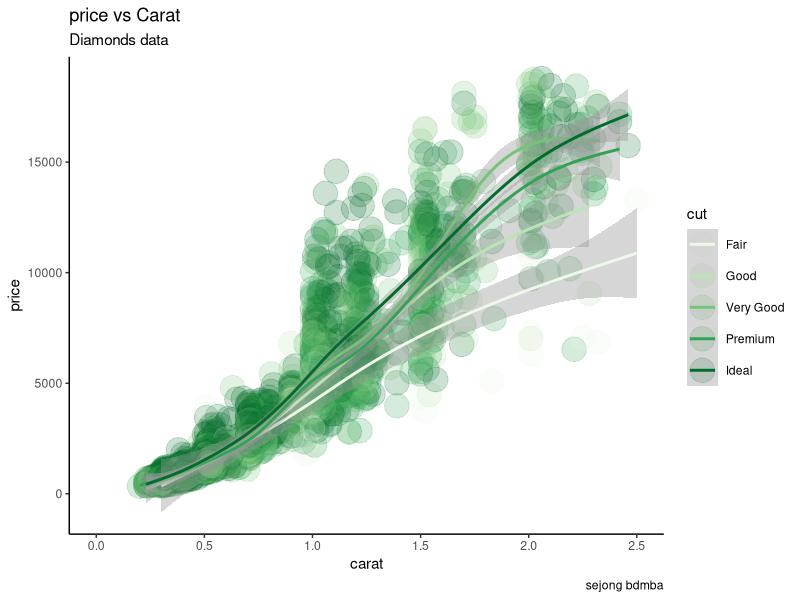
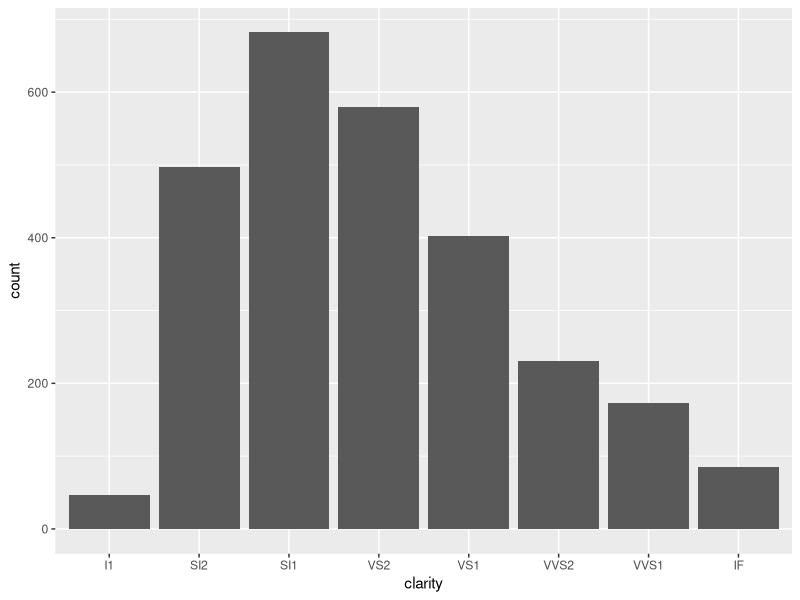
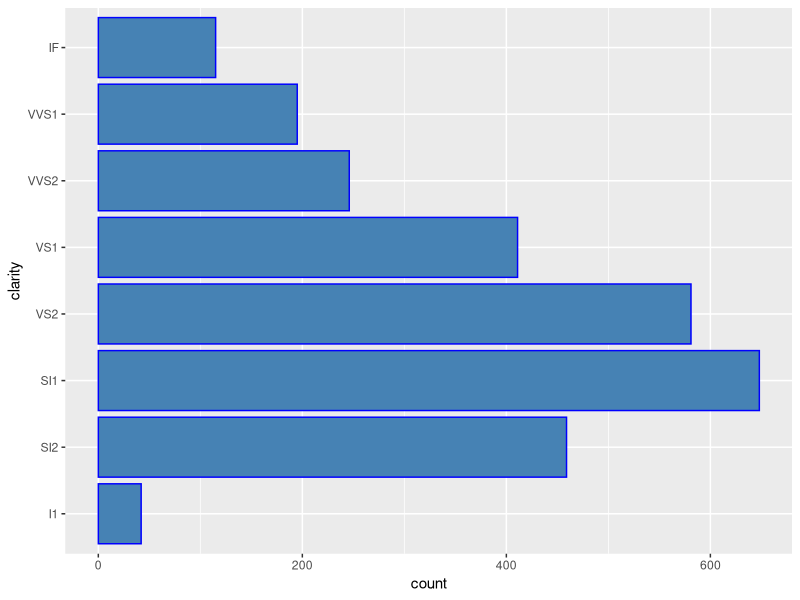
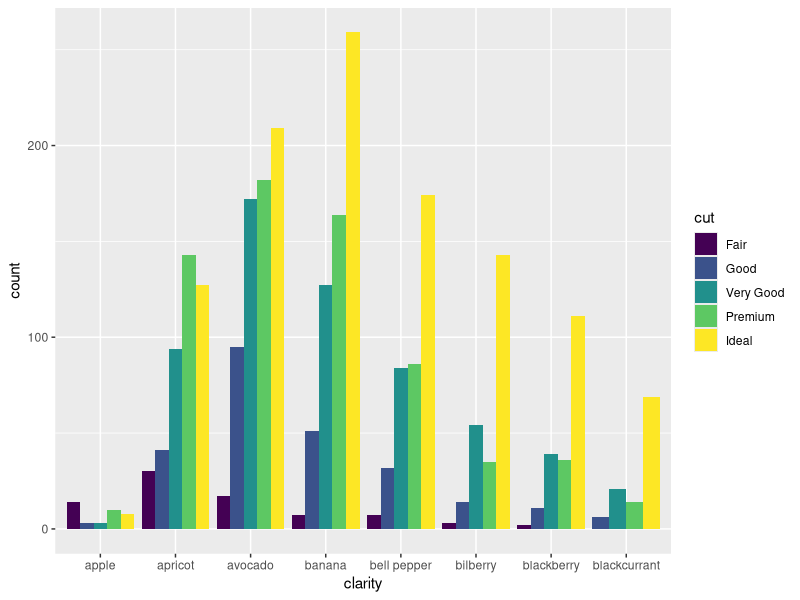
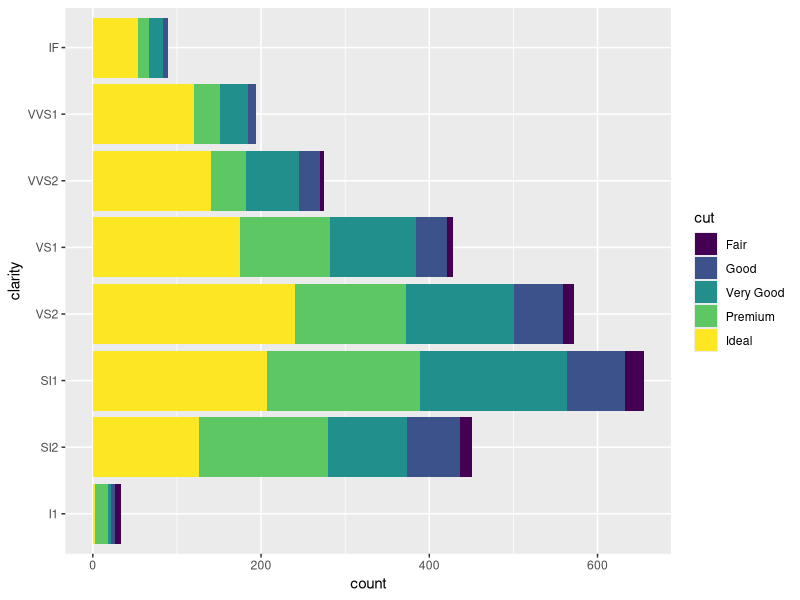
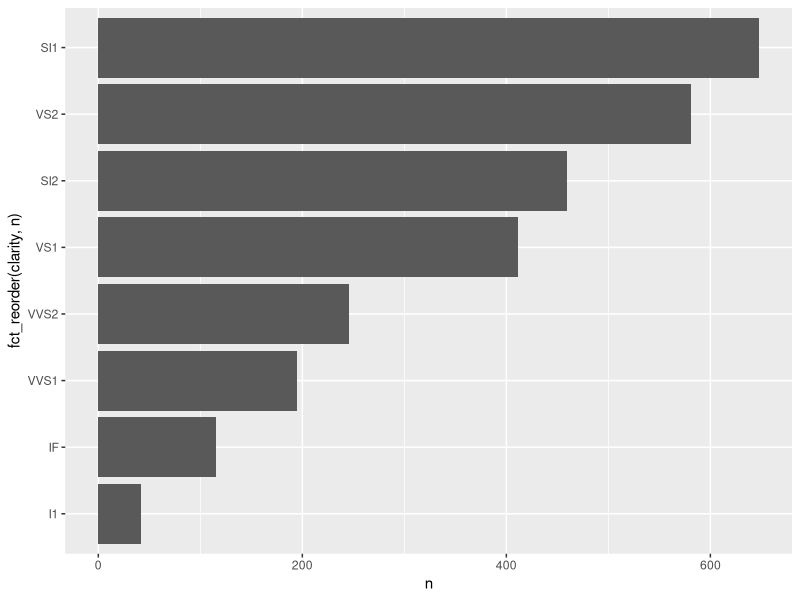
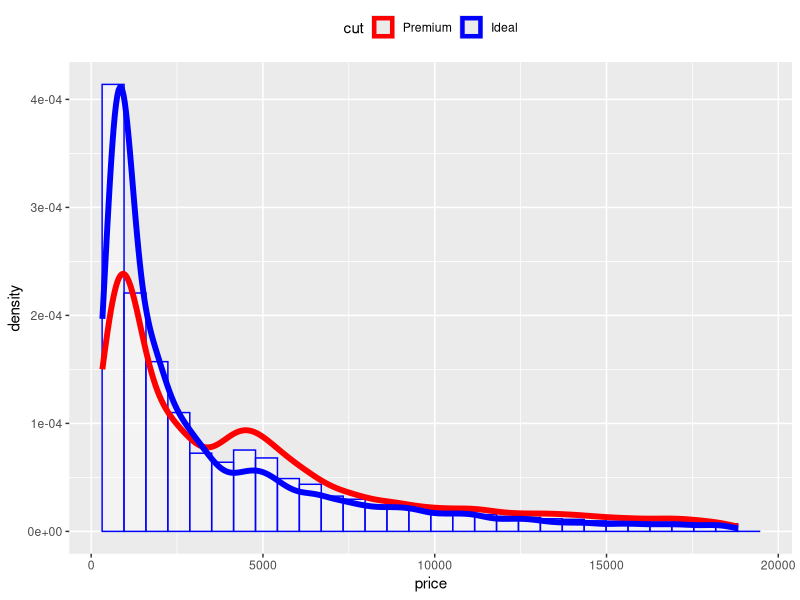

Write R code to recreate these figures, in order.
library(tidyverse)
library(RColorBrewer)

mydf  <- diamonds %>% sample_frac(0.05)

p1 <- ggplot(mydf,aes(x = carat, y = price ,color = cut)) + 
  geom_point( size=8 ,shape = 19 , alpha= 0.2) +
  geom_smooth( method = "gam")


p2 <- p1 + 
  labs(title = "price vs Carat" , subtitle = "Diamonds data" 
       , x="carat" , y="price",caption = "sejong bdmba")

p3 <- p2 + scale_color_brewer(palette = "set1")+ xlim(c(0,2.5))


p4 <- p3 + theme_classic()

p4


## Bar plot

mydf2  <- diamonds %>% sample_frac(0.05)
ggplot(mydf2,aes(x=clarity)) +
  geom_bar(stat = "count",position = "stack")

mydf  <- diamonds %>% sample_frac(0.05)
ggplot(mydf,aes(x=clarity )) +
  geom_bar(stat = "count",position = "stack" , color ="blue" , fill = "steelblue") +
  coord_flip()


mydf4  <- diamonds %>% sample_frac(0.05)
ggplot(mydf4,aes(x=clarity,fill = cut )) +
  geom_bar(stat = "count",position = "dodge" ) +
  scale_x_discrete(labels = fruit[1:8])



mydf5  <- diamonds %>% sample_frac(0.05)
ggplot(mydf5,aes(x=clarity,fill = cut )) +
  geom_bar(stat = "count",position = "stack" ) +
  coord_flip()


mydf_byorder <- mydf %>% group_by(clarity) %>% count()

# mydf_byorder <- mydf_byorder %>% fct_reorder(clarity,n)

ggplot(mydf_byorder,aes(x=fct_reorder(clarity,n) , y=n))+
  geom_bar(stat = "identity") + coord_flip()


## histogram 
mydf7 <- diamonds %>% filter (cut == "Premium" | cut == "Ideal")
  ggplot(mydf7, aes(x=price,color=cut)) + 
  geom_histogram(aes(y = ..density..), bins = 30,  color = "blue" ,alpha = 0.4,position = "identity",fill = "white")+
  geom_density(size = 2) +
  scale_color_brewer(palette = "Set2") +
  theme(legend.position = "top") +
  scale_color_manual(values = c("red","blue"))


# 


